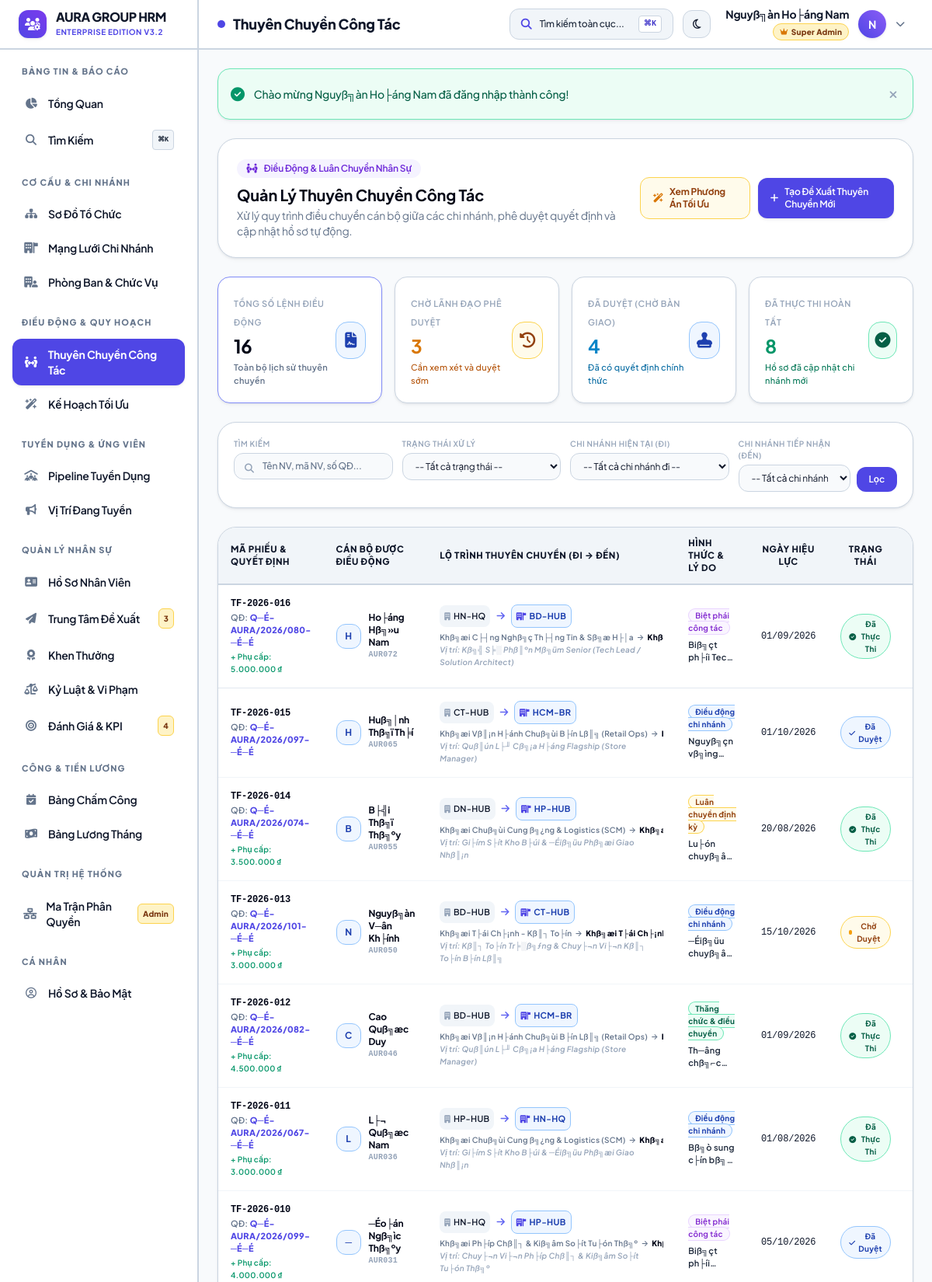
The page /modules/transfers/index.php (signed in, upper part) on the database its author committed.
### tables this page shows
CREATE TABLE `transfers` (
  `id` int(11) NOT NULL AUTO_INCREMENT,
  `transfer_code` varchar(50) NOT NULL,
  `employee_id` int(11) NOT NULL,
  `from_branch_id` int(11) NOT NULL,
  `to_branch_id` int(11) NOT NULL,
  `from_department_id` int(11) DEFAULT NULL,
  `to_department_id` int(11) NOT NULL,
  `from_position_id` int(11) DEFAULT NULL,
  `to_position_id` int(11) NOT NULL,
  `transfer_type` enum('branch_transfer','promotion','rotation','special_assignment','demotion') DEFAULT 'branch_transfer',
  `reason` text NOT NULL,
  `effective_date` date NOT NULL,
  `decision_number` varchar(100) DEFAULT NULL COMMENT 'Sß╗æ quyß║┐t ─æß╗ïnh / v─ân bß║ún ─æiß╗üu ─æß╗Öng',
  `allowance_support` decimal(15,2) DEFAULT 0.00 COMMENT 'Phß╗Ñ cß║Ñp chuyß╗ân v├╣ng / trß╗ú cß║Ñp thuy├¬n chuyß╗ân',
  `status` enum('pending','approved','executed','rejected','cancelled') DEFAULT 'pending',
  `requested_by` int(11) DEFAULT NULL,
  `approved_by` int(11) DEFAULT NULL,
  `approved_at` datetime DEFAULT NULL,
  `executed_at` datetime DEFAULT NULL,
  `notes` text DEFAULT NULL,
  `created_at` timestamp NOT NULL DEFAULT current_timestamp(),
  PRIMARY KEY (`id`),
  UNIQUE KEY `transfer_code` (`transfer_code`),
  KEY `employee_id` (`employee_id`),
  KEY `from_branch_id` (`from_branch_id`),
  KEY `to_branch_id` (`to_branch_id`),
  KEY `to_department_id` (`to_department_id`),
  KEY `to_position_id` (`to_position_id`),
  CONSTRAINT `transfers_ibfk_1` FOREIGN KEY (`employee_id`) REFERENCES `employees` (`id`) ON DELETE CASCADE,
  CONSTRAINT `transfers_ibfk_2` FOREIGN KEY (`from_branch_id`) REFERENCES `branches` (`id`),
  CONSTRAINT `transfers_ibfk_3` FOREIGN KEY (`to_branch_id`) REFERENCES `branches` (`id`),
  CONSTRAINT `transfers_ibfk_4` FOREIGN KEY (`to_department_id`) REFERENCES `departments` (`id`),
  CONSTRAINT `transfers_ibfk_5` FOREIGN KEY (`to_position_id`) REFERENCES `positions` (`id`)
);

CREATE TABLE `employees` (
  `id` int(11) NOT NULL AUTO_INCREMENT,
  `employee_code` varchar(20) NOT NULL,
  `fullname` varchar(100) NOT NULL,
  `gender` enum('Nam','Nu','Khac') DEFAULT 'Nam',
  `birth_date` date DEFAULT NULL,
  `identity_card` varchar(20) DEFAULT NULL,
  `phone` varchar(20) DEFAULT NULL,
  `email` varchar(100) DEFAULT NULL,
  `bank_account` varchar(50) DEFAULT NULL,
  `address` text DEFAULT NULL,
  `avatar` varchar(255) DEFAULT NULL,
  `branch_id` int(11) DEFAULT 1,
  `department_id` int(11) DEFAULT NULL,
  `position_id` int(11) DEFAULT NULL,
  `user_id` int(11) DEFAULT NULL COMMENT 'Li├¬n kß║┐t nß║┐u nh├ón vi├¬n c├│ t├ái khoß║ún ─æ─âng nhß║¡p',
  `hire_date` date NOT NULL,
  `employment_status` enum('probation','official','resigned') DEFAULT 'probation',
  `created_at` timestamp NOT NULL DEFAULT current_timestamp(),
  PRIMARY KEY (`id`),
  UNIQUE KEY `employee_code` (`employee_code`),
  UNIQUE KEY `user_id` (`user_id`),
  KEY `department_id` (`department_id`),
  KEY `position_id` (`position_id`),
  CONSTRAINT `employees_ibfk_1` FOREIGN KEY (`department_id`) REFERENCES `departments` (`id`) ON DELETE SET NULL,
  CONSTRAINT `employees_ibfk_2` FOREIGN KEY (`position_id`) REFERENCES `positions` (`id`) ON DELETE SET NULL,
  CONSTRAINT `employees_ibfk_3` FOREIGN KEY (`user_id`) REFERENCES `users` (`id`) ON DELETE SET NULL
);

CREATE TABLE `branches` (
  `id` int(11) NOT NULL AUTO_INCREMENT,
  `code` varchar(20) NOT NULL,
  `name` varchar(150) NOT NULL,
  `address` varchar(255) DEFAULT NULL,
  `phone` varchar(20) DEFAULT NULL,
  `email` varchar(100) DEFAULT NULL,
  `manager_id` int(11) DEFAULT NULL,
  `target_headcount` int(11) DEFAULT 50 COMMENT '─Éß╗ïnh bi├¬n nh├ón sß╗▒ mß╗Ñc ti├¬u',
  `is_headquarter` tinyint(1) DEFAULT 0 COMMENT '1: Trß╗Ñ sß╗ƒ ch├¡nh, 0: Chi nh├ính',
  `status` enum('active','inactive') DEFAULT 'active',
  `notes` text DEFAULT NULL,
  `created_at` timestamp NOT NULL DEFAULT current_timestamp(),
  PRIMARY KEY (`id`),
  UNIQUE KEY `code` (`code`)
);

CREATE TABLE `departments` (
  `id` int(11) NOT NULL AUTO_INCREMENT,
  `name` varchar(100) NOT NULL,
  `code` varchar(20) NOT NULL,
  `description` text DEFAULT NULL,
  `target_headcount` int(11) DEFAULT 10 COMMENT '─Éß╗ïnh bi├¬n nh├ón sß╗▒ ph├▓ng ban',
  `branch_id` int(11) DEFAULT 1,
  `parent_id` int(11) DEFAULT NULL,
  `manager_id` int(11) DEFAULT NULL,
  `created_at` timestamp NOT NULL DEFAULT current_timestamp(),
  PRIMARY KEY (`id`),
  UNIQUE KEY `code` (`code`)
);

CREATE TABLE `positions` (
  `id` int(11) NOT NULL AUTO_INCREMENT,
  `name` varchar(100) NOT NULL,
  `base_salary` decimal(15,2) DEFAULT 0.00,
  `created_at` timestamp NOT NULL DEFAULT current_timestamp(),
  PRIMARY KEY (`id`)
);

### modules/transfers/index.php (the view, shortened to what the rows shown need)
<?php
require_once __DIR__ . '/../../core/auth.php';
$where = ['1=1'];
$params = [];
$where_sql = implode(' AND ', $where);
$transfers_stmt = $pdo->prepare("
    SELECT
        t.*,
        e.fullname AS emp_fullname,
        e.employee_code AS emp_code,
        e.avatar AS emp_avatar,
        fb.name AS from_branch_name,
        fb.code AS from_branch_code,
        tb.name AS to_branch_name,
        tb.code AS to_branch_code,
        fd.name AS from_dept_name,
        td.name AS to_dept_name,
        fp.name AS from_pos_name,
        tp.name AS to_pos_name,
        u_req.fullname AS req_user_name,
        u_app.fullname AS app_user_name
    FROM transfers t
    JOIN employees e ON t.employee_id = e.id
    JOIN branches fb ON t.from_branch_id = fb.id
    JOIN branches tb ON t.to_branch_id = tb.id
    LEFT JOIN departments fd ON t.from_department_id = fd.id
    JOIN departments td ON t.to_department_id = td.id
    LEFT JOIN positions fp ON t.from_position_id = fp.id
    JOIN positions tp ON t.to_position_id = tp.id
    LEFT JOIN users u_req ON t.requested_by = u_req.id
    LEFT JOIN users u_app ON t.approved_by = u_app.id
    WHERE {$where_sql}
    ORDER BY t.id DESC
");
$transfers_stmt->execute($params);
$transfers = $transfers_stmt->fetchAll();
require_once __DIR__ . '/../../includes/header.php';
?>
<div class="space-y-6">
    <div class="flex flex-col sm:flex-row sm:items-center justify-between gap-4 bg-white p-6 rounded-3xl border border-slate-200/80 shadow-sm">
        <div>
            <h2 class="text-xl font-bold text-slate-800">Quản Lý Thuyên Chuyển Công Tác</h2>
        </div>
    </div>
    <div class="bg-white rounded-3xl border border-slate-200/80 shadow-sm overflow-hidden">
        <div class="overflow-x-auto">
            <table class="w-full text-left text-xs">
                <thead>
                    <tr class="border-b border-slate-200 bg-slate-50/80 text-slate-500 uppercase font-semibold">
                        <th class="py-3.5 px-4">Mã Phiếu & Quyết Định</th>
                        <th class="py-3.5 px-4">Cán Bộ Được Điều Động</th>
                        <th class="py-3.5 px-4">Lộ Trình Thuyên Chuyển (Đi &rarr; Đến)</th>
                        <th class="py-3.5 px-4">Hình Thức & Lý Do</th>
                        <th class="py-3.5 px-4 text-center">Ngày Hiệu Lực</th>
                        <th class="py-3.5 px-4 text-center">Trạng Thái</th>
                        <th class="py-3.5 px-4 text-right">Thao Tác</th>
                    </tr>
                </thead>
                <tbody class="divide-y divide-slate-100">
                    <?php foreach ($transfers as $t): ?>
                        <tr class="hover:bg-slate-50/80 transition">
                            <td class="py-4 px-4">
                                <div class="font-bold text-slate-800 font-mono text-xs"><?= e($t['transfer_code']) ?></div>
                                <div class="text-[11px] text-slate-500 mt-0.5">
                                    QĐ: <strong class="text-indigo-600"><?= e($t['decision_number'] ?: 'Đang soạn thảo') ?></strong>
                                </div>
                                <?php if ($t['allowance_support'] > 0): ?>
                                    <div class="text-[10px] text-emerald-600 font-semibold mt-0.5">
                                        + Phụ cấp: <?= format_money($t['allowance_support']) ?>
                                    </div>
                                <?php endif; ?>
                            </td>
                            <td class="py-4 px-4">
                                <div class="flex items-center gap-2.5">
                                    <div class="w-8 h-8 rounded-xl bg-indigo-50 text-indigo-700 flex items-center justify-center font-bold text-xs flex-shrink-0">
                                        <?= strtoupper(mb_substr($t['emp_fullname'], 0, 1, 'UTF-8')) ?>
                                    </div>
                                    <div>
                                        <a href="<?= base_url('modules/employees/view.php?id=' . $t['employee_id']) ?>"
                                           class="font-bold text-slate-800 hover:text-indigo-600 transition">
                                            <?= e($t['emp_fullname']) ?>
                                        </a>
                                        <div class="text-[10px] text-slate-400 font-mono"><?= e($t['emp_code']) ?></div>
                                    </div>
                                </div>
                            </td>
                            <td class="py-4 px-4 max-w-xs">
                                <div class="flex items-center gap-2 text-slate-700">
                                    <div class="p-1.5 rounded-lg bg-slate-100 text-slate-700 font-semibold text-[11px] truncate max-w-[120px]">
                                        <i class="fa-solid fa-building text-[10px] mr-1 text-slate-400"></i><?= e($t['from_branch_code']) ?>
                                    </div>
                                    <i class="fa-solid fa-arrow-right text-indigo-500 text-xs"></i>
                                    <div class="p-1.5 rounded-lg bg-indigo-50 text-indigo-800 font-bold text-[11px] truncate max-w-[130px] border border-indigo-100">
                                        <i class="fa-solid fa-building-flag text-[10px] mr-1 text-indigo-600"></i><?= e($t['to_branch_code']) ?>
                                    </div>
                                </div>
                                <div class="text-[10px] text-slate-500 mt-1 flex items-center gap-1 truncate">
                                    <span><?= e($t['from_dept_name']) ?></span>
                                    <span>&rarr;</span>
                                    <strong class="text-slate-800"><?= e($t['to_dept_name']) ?></strong>
                                </div>
                                <div class="text-[10px] text-slate-400 italic">
                                    Vị trí: <?= e($t['to_pos_name']) ?>
                                </div>
                            </td>
                            <td class="py-4 px-4 max-w-xs">
                                <div>
                                    <?php
                                        $type_badge = [
                                            'branch_transfer' => ['bg' => 'bg-indigo-50 text-indigo-700 border-indigo-200', 'label' => 'Điều động chi nhánh'],
                                            'promotion' => ['bg' => 'bg-emerald-50 text-emerald-700 border-emerald-200', 'label' => 'Thăng chức & điều chuyển'],
                                            'rotation' => ['bg' => 'bg-amber-50 text-amber-700 border-amber-200', 'label' => 'Luân chuyển định kỳ'],
                                            'special_assignment' => ['bg' => 'bg-purple-50 text-purple-700 border-purple-200', 'label' => 'Biệt phái công tác']
                                        ][$t['transfer_type']] ?? ['bg' => 'bg-slate-50 text-slate-700 border-slate-200', 'label' => 'Thuyên chuyển'];
                                    ?>
                                    <span class="px-2 py-0.5 rounded-full text-[10px] font-semibold border <?= $type_badge['bg'] ?>">
                                        <?= $type_badge['label'] ?>
                                    </span>
                                </div>
                                <p class="text-[11px] text-slate-600 mt-1.5 line-clamp-2" title="<?= e($t['reason']) ?>">
                                    <?= e($t['reason']) ?>
                                </p>
                            </td>
                            <td class="py-4 px-4 text-center font-mono text-slate-700">
                                <?= format_date($t['effective_date']) ?>
                            </td>
                            <td class="py-4 px-4 text-center">
                                <?php if ($t['status'] === 'pending'): ?>
                                    <span class="inline-flex items-center gap-1 px-2.5 py-1 rounded-full text-[10px] font-semibold bg-amber-50 text-amber-700 border border-amber-200">
                                        <span class="w-1.5 h-1.5 rounded-full bg-amber-500 animate-pulse"></span> Chờ Duyệt
                                    </span>
                                <?php elseif ($t['status'] === 'approved'): ?>
                                    <span class="inline-flex items-center gap-1 px-2.5 py-1 rounded-full text-[10px] font-semibold bg-sky-50 text-sky-700 border border-sky-200">
                                        <i class="fa-solid fa-check text-[9px]"></i> Đã Duyệt
                                    </span>
                                <?php elseif ($t['status'] === 'executed'): ?>
                                    <span class="inline-flex items-center gap-1 px-2.5 py-1 rounded-full text-[10px] font-semibold bg-emerald-50 text-emerald-700 border border-emerald-200">
                                        <i class="fa-solid fa-circle-check text-[9px]"></i> Đã Thực Thi
                                    </span>
                                <?php else: ?>
                                    <span class="inline-flex items-center gap-1 px-2.5 py-1 rounded-full text-[10px] font-semibold bg-rose-50 text-rose-700 border border-rose-200">
                                        <i class="fa-solid fa-xmark text-[9px]"></i> Từ Chối
                                    </span>
                                <?php endif; ?>
                            </td>
                            <td class="py-4 px-4 text-right space-x-1.5 whitespace-nowrap">
                            </td>
                        </tr>
                    <?php endforeach; ?>
                </tbody>
            </table>
        </div>
    </div>
</div>
<?php require_once __DIR__ . '/../../includes/footer.php'; ?>

### rows shown on the page
transfers: transfer_code "TF-2026-016", decision_number "Q─É-AURA/2026/080-─É─É", allowance_support "5.000.000 ₫", employee.fullname "H", employee.fullname "Ho├áng Hß╗»u Nam", employee.employee_code "AUR072", from_branch.code "HN-HQ", to_branch.code "BD-HUB", to_department.name "Khß╗æi C├┤ng Nghß╗ç Th├┤ng Tin & Sß╗æ H├│a", to_department.name "K…", to_position.name "Kß╗╣ S╞░ Phß║ºn Mß╗üm Senior (Tech Lead / Solution Architect)", transfer_type "Biệt phái công tác", reason "Biß╗çt ph├íi…", effective_date "01/09/2026", status "executed" (drawn)
transfers: transfer_code "TF-2026-015", decision_number "Q─É-AURA/2026/097-─É─É", employee.fullname "H", employee.fullname "Huß╗│nh Thß╗ï Th╞í", employee.employee_code "AUR065", from_branch.code "CT-HUB", to_branch.code "HCM-BR", to_department.name "Khß╗æi Vß║¡n H├ánh Chuß╗ùi B├ín Lß║╗ (Retail Ops)", to_position.name "Quß║ún L├╜ Cß╗¡a H├áng Flagship (Store Manager)", transfer_type "Điều động chi nhánh", reason "Nguyß╗çn…", effective_date "01/10/2026", status "approved" (drawn)
transfers: transfer_code "TF-2026-014", decision_number "Q─É-AURA/2026/074-─É─É", allowance_support "3.500.000 ₫", employee.fullname "B", employee.fullname "B├╣i Thß╗ï Thß╗ºy", employee.employee_code "AUR055", from_branch.code "DN-HUB", to_branch.code "HP-HUB", to_department.name "Khß╗æi Chuß╗ùi Cung ß╗¿ng & Logistics (SCM)", to_department.name "Khß…", to_position.name "Gi├ím S├ít Kho B├úi & ─Éiß╗üu Phß╗æi Giao Nhß║¡n", transfer_type "Luân chuyển định kỳ", reason "Lu├ón…", effective_date "20/08/2026", status "executed" (drawn)
transfers: transfer_code "TF-2026-013", decision_number "Q─É-AURA/2026/101-─É─É", allowance_support "3.000.000 ₫", employee.fullname "N", employee.fullname "Nguyß╗àn V─ân Kh├ính", employee.employee_code "AUR050", from_branch.code "BD-HUB", to_branch.code "CT-HUB", to_department.name "Khß╗æi T├ái Ch├¡nh - Kß║┐ To├ín", to_department.name "Khß╗æi T├ái Ch├¡…", to_position.name "Kß║┐ To├ín Tr╞░ß╗ƒng & Chuy├¬n Vi├¬n Kß║┐ To├ín B├ín Lß║╗", transfer_type "Điều động chi nhánh", reason "─Éiß╗üu…", effective_date "15/10/2026", status "pending" (drawn)
transfers: transfer_code "TF-2026-012", decision_number "Q─É-AURA/2026/082-─É─É", allowance_support "4.500.000 ₫", employee.fullname "C", employee.fullname "Cao Quß╗æc Duy", employee.employee_code "AUR046", from_branch.code "BD-HUB", to_branch.code "HCM-BR", to_department.name "Khß╗æi Vß║¡n H├ánh Chuß╗ùi B├ín Lß║╗ (Retail Ops)", to_position.name "Quß║ún L├╜ Cß╗¡a H├áng Flagship (Store Manager)", transfer_type "Thăng chức & điều chuyển", reason "Th─âng…", effective_date "01/09/2026", status "executed" (drawn)
transfers: transfer_code "TF-2026-011", decision_number "Q─É-AURA/2026/067-─É─É", allowance_support "3.000.000 ₫", employee.fullname "L", employee.fullname "L├¬ Quß╗æc Nam", employee.employee_code "AUR036", from_branch.code "HP-HUB", to_branch.code "HN-HQ", to_department.name "Khß╗æi Chuß╗ùi Cung ß╗¿ng & Logistics (SCM)", to_department.name "Khß…", to_position.name "Gi├ím S├ít Kho B├úi & ─Éiß╗üu Phß╗æi Giao Nhß║¡n", transfer_type "Điều động chi nhánh", reason "Bß╗ò sung c├ín…", effective_date "01/08/2026", status "executed" (drawn)
transfers: transfer_code "TF-2026-010", decision_number "Q─É-AURA/2026/099-─É─É", allowance_support "4.000.000 ₫", employee.fullname "─", employee.fullname "─Éo├án Ngß╗ìc Thß╗ºy", employee.employee_code "AUR031", from_branch.code "HN-HQ", to_branch.code "HP-HUB", to_department.name "Khß╗æi Ph├íp Chß║┐ & Kiß╗âm So├ít Tu├ón Thß╗º", to_department.name "K…", to_position.name "Chuy├¬n Vi├¬n Ph├íp Chß║┐ & Kiß╗âm So├ít Tu├ón Thß╗º", transfer_type "Biệt phái công tác", reason "Biß╗çt…", effective_date "05/10/2026", status "approved" (drawn)

### other values the page prints
$pending_proposals_count "3"
$pending_evals_count "4"
$page_title "Thuyên Chuyển Công Tác"
$user['fullname'] "Nguyß╗àn Ho├áng Nam"
$first_letter "N"
$flash['message'] "Chào mừng Nguyß╗àn Ho├áng Nam đã đăng nhập thành công!"
$count_all "16"
$count_pending "3"
$count_approved "4"
$count_executed "8"
